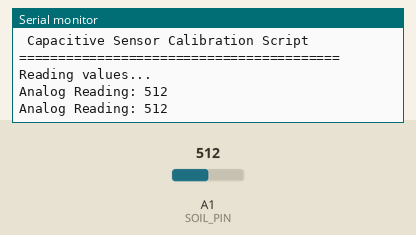
This sketch was run on a simulated Arduino Uno, built with avr-gcc and run on an emulated ATmega328P. Shown: the last lines printed to the serial monitor. The test bench sets the inputs (shaded band); at power-on: A1 (SOIL_PIN) = 512.

Above: at 3.2 s.
3.3 s: A1 (SOIL_PIN) set to 716
At 4.4 s:
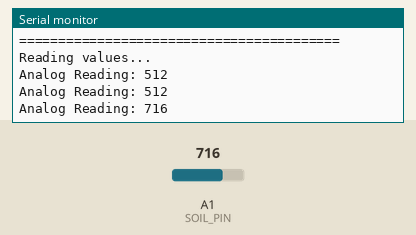
4.8 s: A1 (SOIL_PIN) set to 900
At 5.9 s:
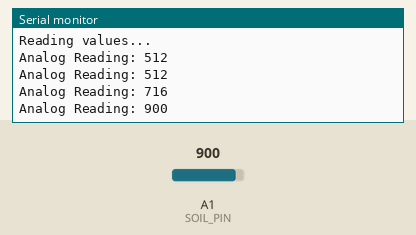
Timing chart, 0 to 7.8 s (numbered marks = the images above; inputs shaded):
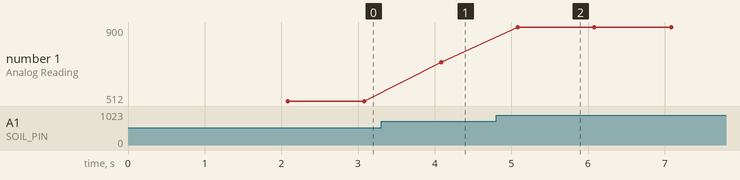

Measured:
- after the input at 3.3 s, the serial monitor: prints a new line after 0.78 s (image 1)
- after the input at 4.8 s, the serial monitor: prints a new line after 0.28 s (image 2)
- plotted number 1: 512 → 716 after the input at 3.3 s, 716 → 900 after the input at 4.8 s

The sketch:

CapacitiveCalibration.ino
```cpp
/*
 * Capacitive Soil Moisture Sensor Calibration
 * Compatible with Arduino UNO
 *
 * Instructions:
 * 1. Connect your sensor to the board (Analog Pin A1).
 * 2. Upload this sketch to your Arduino UNO.
 * 3. Open the Serial Monitor (Tools -> Serial Monitor) at 9600 baud.
 * 4. For AirValue (Dry): Leave the sensor in dry air and note the value.
 * 5. For WaterValue (Wet): Submerge the sensor in water up to the safe line and note the value.
 * 6. Update the main script (SmartPlantv2-uno.ino) with these two values.
 */

const int SOIL_PIN = A1;  // Pin connected to the soil moisture sensor

void setup() {
  Serial.begin(9600);
  pinMode(SOIL_PIN, INPUT);

  Serial.println("=========================================");
  Serial.println(" Capacitive Sensor Calibration Script");
  Serial.println("=========================================");
  Serial.println("Reading values...");
  delay(2000);
}

void loop() {
  // Read the analog value from the sensor
  int sensorValue = analogRead(SOIL_PIN);

  // Print the value to the Serial Monitor
  Serial.print("Analog Reading: ");
  Serial.println(sensorValue);

  // Wait for 1 second before the next reading
  delay(1000);
}
```
